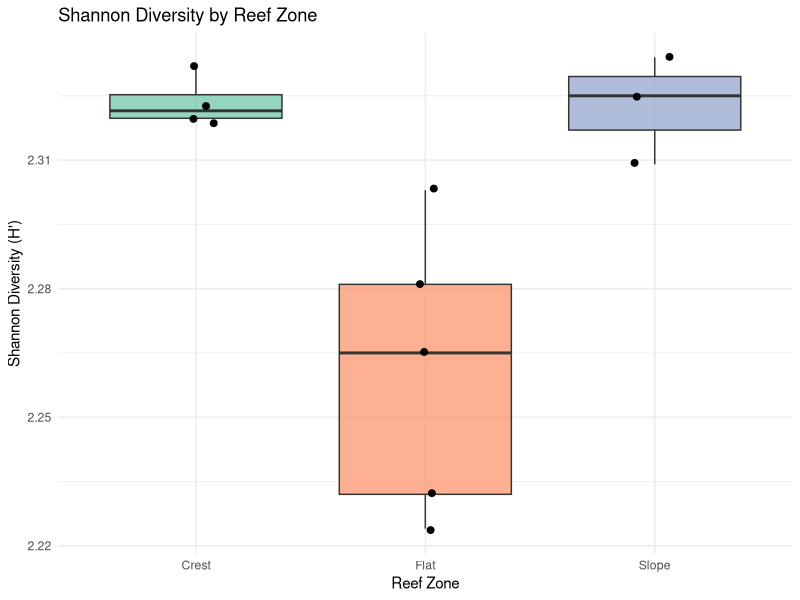
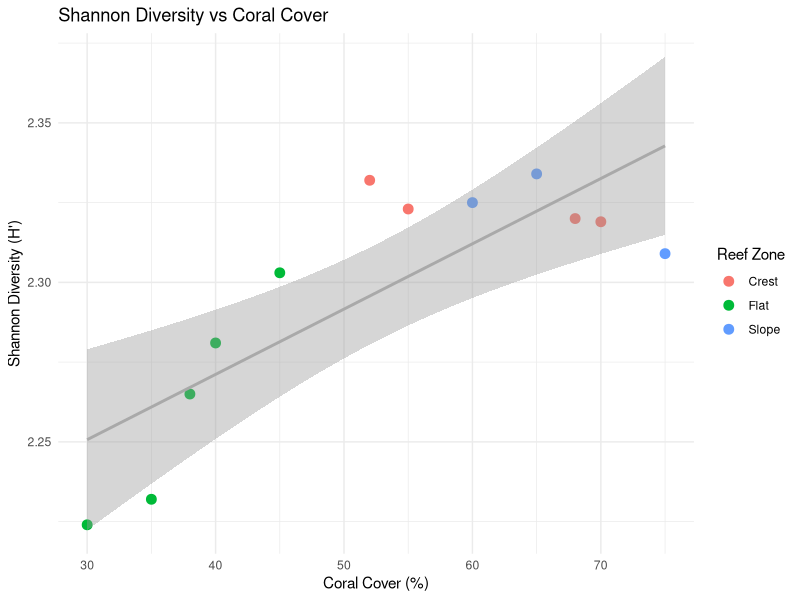
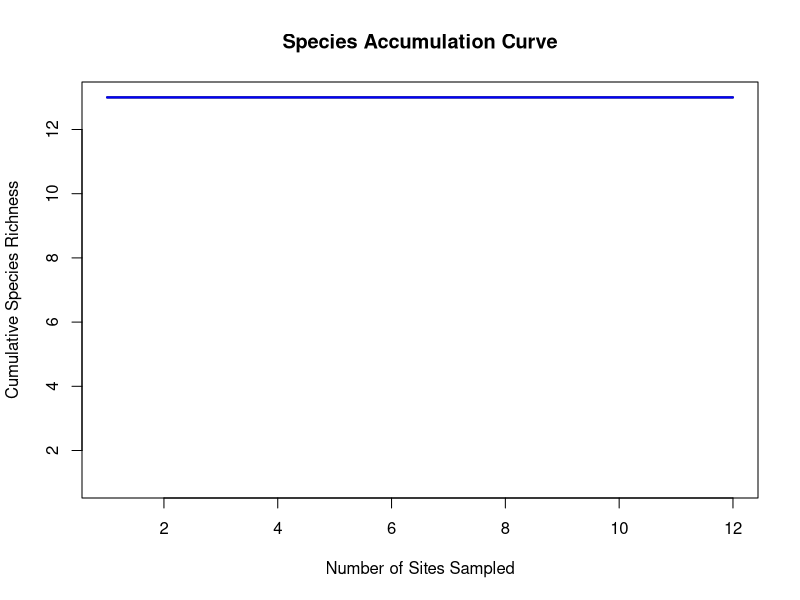
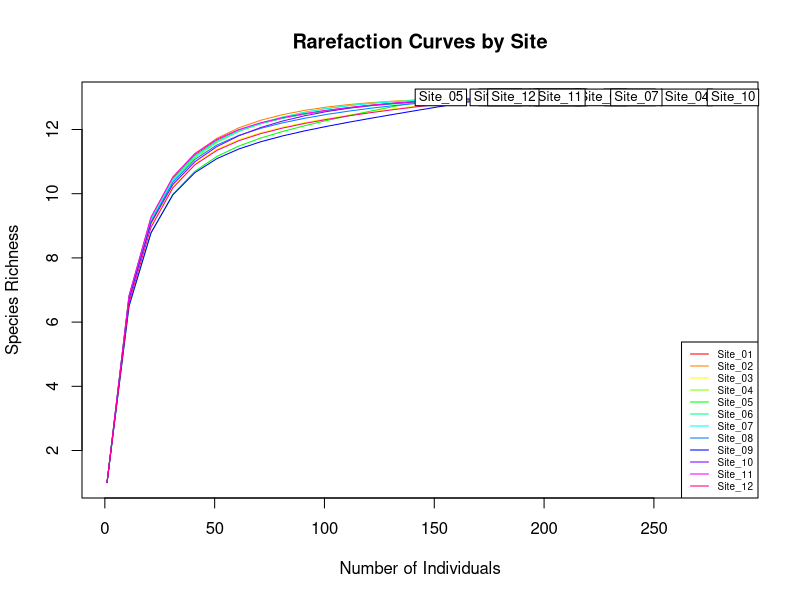
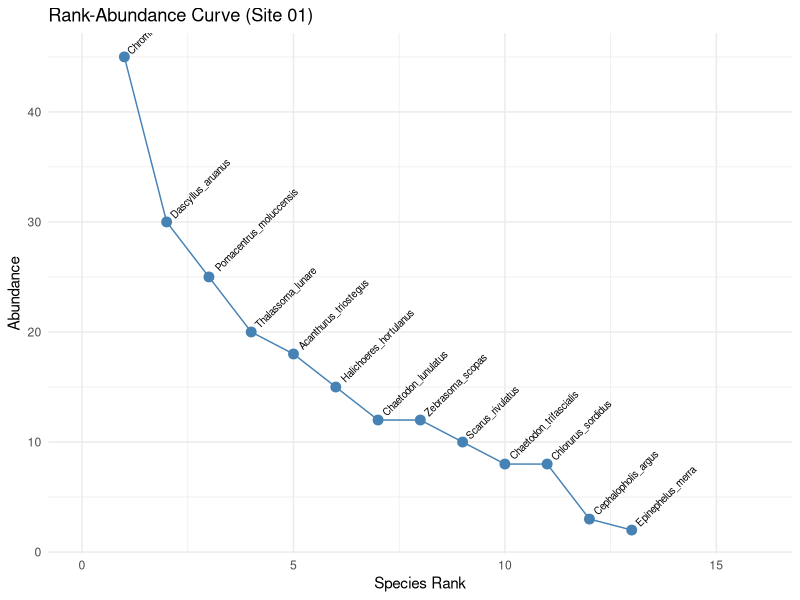

The R script that drew these images, in order:
# ============================================
# Biodiversity Analysis for Marine Ecology
# Species Diversity, Richness, and Evenness
# ============================================

# -----------------------------------------
# REQUIRED PACKAGES
# -----------------------------------------

# Install packages (run once)
# install.packages(c("vegan", "BiodiversityR", "ggplot2", "reshape2"))

library(vegan)
library(ggplot2)

# -----------------------------------------
# SAMPLE DATA: CORAL REEF FISH COMMUNITIES
# -----------------------------------------

# Fish abundance data from 12 reef sites
# Rows = sites, Columns = species

fish_community <- data.frame(
  # Damselfish species
  Chromis_viridis = c(45, 52, 38, 60, 25, 48, 55, 42, 30, 65, 40, 35),
  Dascyllus_aruanus = c(30, 28, 35, 25, 40, 32, 20, 38, 45, 22, 36, 42),
  Pomacentrus_moluccensis = c(25, 30, 20, 35, 15, 28, 32, 22, 18, 40, 24, 20),

  # Butterflyfish species
  Chaetodon_trifascialis = c(8, 12, 5, 15, 3, 10, 14, 6, 4, 18, 8, 5),
  Chaetodon_lunulatus = c(12, 15, 8, 18, 6, 14, 16, 10, 7, 20, 11, 8),

  # Wrasse species
  Thalassoma_lunare = c(20, 25, 15, 28, 10, 22, 26, 18, 12, 30, 19, 14),
  Halichoeres_hortulanus = c(15, 18, 12, 20, 8, 16, 19, 14, 10, 22, 15, 11),

  # Parrotfish species
  Scarus_rivulatus = c(10, 8, 12, 6, 15, 9, 7, 13, 16, 5, 11, 14),
  Chlorurus_sordidus = c(8, 6, 10, 5, 12, 7, 5, 11, 14, 4, 9, 12),

  # Grouper species
  Cephalopholis_argus = c(3, 5, 2, 6, 1, 4, 5, 2, 1, 7, 3, 2),
  Epinephelus_merra = c(2, 3, 1, 4, 1, 2, 3, 2, 1, 5, 2, 1),

  # Surgeonfish species
  Acanthurus_triostegus = c(18, 22, 14, 25, 10, 20, 24, 16, 12, 28, 17, 13),
  Zebrasoma_scopas = c(12, 15, 10, 18, 7, 14, 16, 11, 8, 20, 12, 9)
)

rownames(fish_community) <- paste0("Site_", sprintf("%02d", 1:12))

# Environmental data for each site
env_data <- data.frame(
  site = paste0("Site_", sprintf("%02d", 1:12)),
  reef_zone = factor(c("Crest", "Slope", "Flat", "Crest", "Flat", "Slope",
                       "Crest", "Flat", "Flat", "Slope", "Crest", "Flat")),
  coral_cover = c(55, 65, 40, 70, 30, 60, 68, 45, 35, 75, 52, 38),
  depth_m = c(5, 12, 3, 6, 2, 15, 8, 4, 2, 18, 7, 3),
  distance_shore_km = c(2.5, 4.0, 1.5, 3.0, 1.0, 5.0, 3.5, 2.0, 1.2, 6.0, 2.8, 1.8),
  water_temp = c(28.5, 27.2, 29.0, 28.0, 29.5, 26.8, 27.8, 28.8, 29.2, 26.5, 28.2, 29.0),
  visibility_m = c(15, 20, 10, 18, 8, 22, 19, 12, 9, 25, 16, 11)
)

# View the data
print("Fish Community Data (first 6 sites, first 6 species):")
print(fish_community[1:6, 1:6])

# -----------------------------------------
# PART 1: SPECIES RICHNESS
# -----------------------------------------

# Species richness = number of species present at each site

# Simple count of species (abundance > 0)
species_richness <- specnumber(fish_community)
print("Species Richness by Site:")
print(species_richness)

# All sites have all species in this example
# In real data, some species would be absent (0) at some sites

# Margalef's richness index (accounts for sample size)
# d = (S - 1) / ln(N)
# where S = number of species, N = total individuals

total_abundance <- rowSums(fish_community)
margalef <- (species_richness - 1) / log(total_abundance)
print("Margalef's Richness Index:")
print(round(margalef, 3))

# -----------------------------------------
# PART 2: SPECIES DIVERSITY INDICES
# -----------------------------------------

# Shannon-Wiener Diversity Index (H')
# Most commonly used diversity index
# Accounts for both richness and evenness
# Higher values = more diverse

shannon <- diversity(fish_community, index = "shannon")
print("Shannon Diversity (H'):")
print(round(shannon, 3))

# Typical interpretation:
# H' < 1.0 = Low diversity
# H' 1.0-2.0 = Medium diversity
# H' 2.0-3.0 = High diversity
# H' > 3.0 = Very high diversity

# Simpson's Diversity Index (1-D)
# Probability that two randomly selected individuals are different species
# Range: 0 to 1 (higher = more diverse)

simpson <- diversity(fish_community, index = "simpson")
print("Simpson's Diversity (1-D):")
print(round(simpson, 3))

# Inverse Simpson (more intuitive interpretation)
# Represents "effective number of species"
inv_simpson <- diversity(fish_community, index = "invsimpson")
print("Inverse Simpson:")
print(round(inv_simpson, 3))

# -----------------------------------------
# PART 3: EVENNESS (EQUITABILITY)
# -----------------------------------------

# Pielou's Evenness (J')
# How evenly individuals are distributed among species
# Range: 0 to 1 (1 = perfectly even distribution)

# J' = H' / ln(S)
pielou_evenness <- shannon / log(species_richness)
print("Pielou's Evenness (J'):")
print(round(pielou_evenness, 3))

# Interpretation:
# J' close to 0 = dominated by few species
# J' close to 1 = even distribution

# -----------------------------------------
# PART 4: COMPILE DIVERSITY METRICS
# -----------------------------------------

diversity_summary <- data.frame(
  Site = rownames(fish_community),
  Abundance = total_abundance,
  Richness = species_richness,
  Margalef = round(margalef, 3),
  Shannon = round(shannon, 3),
  Simpson = round(simpson, 3),
  Inv_Simpson = round(inv_simpson, 3),
  Evenness = round(pielou_evenness, 3)
)

print("Complete Diversity Summary:")
print(diversity_summary)

# Add environmental data
diversity_summary <- cbind(diversity_summary, env_data[, -1])

# -----------------------------------------
# PART 5: COMPARING DIVERSITY BETWEEN GROUPS
# -----------------------------------------

# Compare diversity between reef zones
# Group by reef zone and summarize

diversity_by_zone <- aggregate(
  cbind(Shannon, Simpson, Evenness, Richness) ~ reef_zone,
  data = diversity_summary,
  FUN = function(x) c(mean = mean(x), sd = sd(x))
)
print("Diversity by Reef Zone:")
print(diversity_by_zone)

# Statistical test: Is Shannon diversity different between zones?
# Use Kruskal-Wallis (non-parametric) or ANOVA

kruskal.test(Shannon ~ reef_zone, data = diversity_summary)

# Visualization
ggplot(diversity_summary, aes(x = reef_zone, y = Shannon, fill = reef_zone)) +
  geom_boxplot(alpha = 0.7) +
  geom_jitter(width = 0.1, size = 2) +
  labs(
    title = "Shannon Diversity by Reef Zone",
    x = "Reef Zone",
    y = "Shannon Diversity (H')"
  ) +
  theme_minimal() +
  scale_fill_brewer(palette = "Set2") +
  theme(legend.position = "none")

# -----------------------------------------
# PART 6: DIVERSITY-ENVIRONMENT RELATIONSHIPS
# -----------------------------------------

# Correlation between diversity and environmental variables
cor.test(diversity_summary$Shannon, diversity_summary$coral_cover)
cor.test(diversity_summary$Shannon, diversity_summary$depth_m)

# Scatter plot
ggplot(diversity_summary, aes(x = coral_cover, y = Shannon)) +
  geom_point(aes(color = reef_zone), size = 3) +
  geom_smooth(method = "lm", se = TRUE, color = "darkgray") +
  labs(
    title = "Shannon Diversity vs Coral Cover",
    x = "Coral Cover (%)",
    y = "Shannon Diversity (H')",
    color = "Reef Zone"
  ) +
  theme_minimal()

# Multiple regression: What predicts diversity?
diversity_model <- lm(Shannon ~ coral_cover + depth_m + visibility_m,
                       data = diversity_summary)
summary(diversity_model)

# -----------------------------------------
# PART 7: SPECIES ACCUMULATION CURVES
# -----------------------------------------

# How many species do we expect to find with more sampling?
# Useful for assessing sampling completeness

# Species accumulation curve
spec_accum <- specaccum(fish_community, method = "random", permutations = 100)
plot(spec_accum,
     ci.type = "polygon",
     ci.col = "lightblue",
     col = "blue",
     lwd = 2,
     xlab = "Number of Sites Sampled",
     ylab = "Cumulative Species Richness",
     main = "Species Accumulation Curve")

# Estimate total species richness (extrapolation)
# Chao estimator
chao_estimate <- specpool(fish_community)
print("Species Richness Estimates:")
print(chao_estimate)

# -----------------------------------------
# PART 8: RAREFACTION
# -----------------------------------------

# Compare diversity when sample sizes differ
# Rarefaction standardizes to the same number of individuals

# Minimum sample size
min_n <- min(rowSums(fish_community))
print(paste("Minimum sample size:", min_n))

# Rarefied richness
rarefied_richness <- rarefy(fish_community, sample = min_n)
print("Rarefied Species Richness:")
print(round(rarefied_richness, 2))

# Rarefaction curves for each site
rarecurve(fish_community,
          step = 10,
          col = rainbow(12),
          xlab = "Number of Individuals",
          ylab = "Species Richness",
          main = "Rarefaction Curves by Site")
legend("bottomright", legend = rownames(fish_community),
       col = rainbow(12), lty = 1, cex = 0.6)

# -----------------------------------------
# PART 9: RANK-ABUNDANCE CURVES
# -----------------------------------------

# Visualize species dominance patterns

# For one site
site1_abundance <- as.numeric(fish_community[1, ])
names(site1_abundance) <- colnames(fish_community)
site1_sorted <- sort(site1_abundance, decreasing = TRUE)

# Create rank-abundance data
rank_abund <- data.frame(
  Rank = 1:length(site1_sorted),
  Species = names(site1_sorted),
  Abundance = site1_sorted
)

ggplot(rank_abund, aes(x = Rank, y = Abundance)) +
  geom_point(size = 3, color = "steelblue") +
  geom_line(color = "steelblue") +
  geom_text(aes(label = Species), hjust = -0.1, angle = 45, size = 2.5) +
  labs(
    title = "Rank-Abundance Curve (Site 01)",
    x = "Species Rank",
    y = "Abundance"
  ) +
  theme_minimal() +
  expand_limits(x = c(0, 16))

# -----------------------------------------
# PART 10: BETA DIVERSITY
# -----------------------------------------

# Beta diversity = variation in species composition between sites

# Whittaker's beta diversity
# β = (γ/α) - 1
# where γ = total richness, α = mean site richness

gamma_richness <- ncol(fish_community)  # Total species in all sites
alpha_mean <- mean(specnumber(fish_community))
whittaker_beta <- (gamma_richness / alpha_mean) - 1
print(paste("Whittaker's Beta Diversity:", round(whittaker_beta, 3)))

# Pairwise beta diversity (Sorensen dissimilarity)
beta_matrix <- vegdist(fish_community, method = "bray", binary = FALSE)
print("Bray-Curtis Dissimilarity Matrix (first 6 sites):")
print(round(as.matrix(beta_matrix)[1:6, 1:6], 3))

# Beta diversity partitioning (turnover vs nestedness)
# Requires betapart package
# install.packages("betapart")
# library(betapart)
# beta_partition <- beta.pair(fish_community, index.family = "sorensen")

# -----------------------------------------
# SUMMARY: DIVERSITY INDEX REFERENCE
# -----------------------------------------

cat("
=========================================
DIVERSITY INDEX QUICK REFERENCE
=========================================

RICHNESS MEASURES:
- Species Richness (S): Simple count of species
- Margalef Index: Adjusts richness for sample size
- Rarefied Richness: Standardized comparison

DIVERSITY INDICES:
- Shannon (H'): Most common, sensitive to rare species
  Low: <1.0, Medium: 1-2, High: 2-3, Very High: >3

- Simpson (1-D): Probability of interspecific encounter
  Range: 0-1, Higher = more diverse

- Inverse Simpson: Effective number of species

EVENNESS:
- Pielou's J': Distribution of individuals among species
  Range: 0-1, Higher = more even

BETA DIVERSITY:
- Whittaker's β: Turnover between sites
- Bray-Curtis: Quantitative dissimilarity
- Sorensen/Jaccard: Presence-absence dissimilarity
=========================================
")

# ============================================
# End of Diversity Analysis Tutorial
# ============================================
